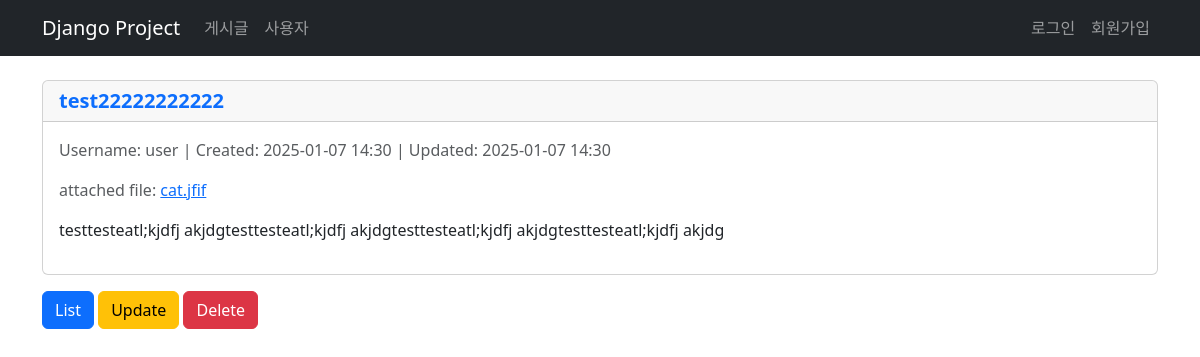
The app's page /posts/19/ with its own data.
### posts/models.py (models this page shows, shortened)
class Posts(models.Model):
    title = models.CharField(verbose_name="title", max_length=100)
    content = models.TextField(verbose_name="content")
    password = models.CharField(verbose_name="password", max_length=100)
    username = models.CharField(verbose_name="username", max_length=100)
    filename = models.CharField(verbose_name="filename", max_length=100, null=True, blank=True)
    original_filename = models.CharField(verbose_name="original filename", max_length=100, null=True, blank=True)
    created_at = models.DateTimeField(verbose_name="created", auto_now_add=True)
    updated_at = models.DateTimeField(verbose_name="updated", auto_now=True)
    class Meta:
        db_table = "posts"
        verbose_name = "post"
        verbose_name_plural = "List of posts"

### posts/views.py (the view)
# urls.py: path('<int:post_id>/', views.get_post, name='read'),
def get_post(request, post_id):
    post = get_object_or_404(Posts, id=post_id)
    return render(request, 'posts/read.html', {'post': post})

### templates/posts/read.html (shortened to what this page needs)
{% extends "base.html" %}
{% block content %}
<div class="row">
    <div class="col-12">
        <div class="card mb-3">
            <h5 class="card-header text-primary">
                <strong>{{post.title}}</strong>
            </h5>
            <div class="card-body">
                <div class="mb-3 text-muted">
                    Username: {{ post.username}} |
                    Created: {{ post.created_at | date:"Y-m-d H:i" }} |
                    Updated: {{ post.updated_at | date:"Y-m-d H:i" }}
                </div>
                {% if post.filename %}
                <div class="mb-3 text-muted">
                    attached file: <a href="{% url 'posts:download' post.id %}">{{ post.original_filename }}</a>
                </div>
                {% endif %}
                <div class="mb-3">
                      {{ post.content | safe }}
                </div>
            </div>
        </div>
        <div>
            <a href="{% url 'posts:list' %}" class="btn btn-primary">List</a>
            <a href="{% url 'posts:update' post_id=post.id %}" class="btn btn-warning">Update</a>
            <button type="button" class="btn btn-danger" data-bs-toggle="modal"
                data-bs-target="#deleteModal">Delete</button>
        </div>
    </div>
</div>
{% endblock %}

### templates/base.html (style rules this page uses)
body { padding-top: 80px; }

### records on screen
Posts: title "test22222222222", username "user", created_at "2025-01-07 14:30", updated_at "2025-01-07 14:30", original_filename "cat.jfif", content "testtesteatl;kjdfj akjdgtesttesteatl;kjdfj akjdgtesttesteatl;kjdfj akjdgtesttesteatl;kjdfj akjdg"
